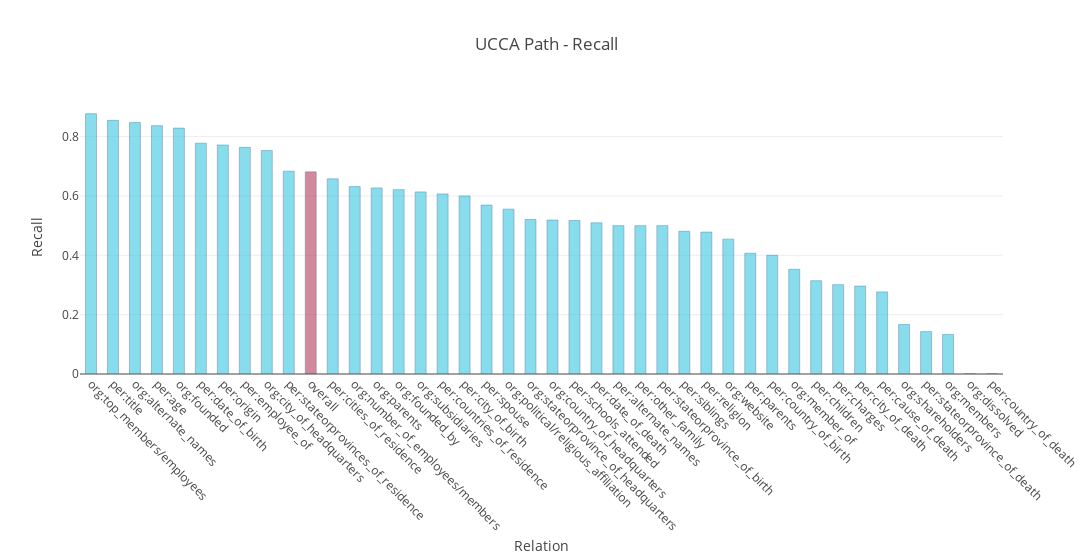

The notebook cell saved with this chart:
### Code cell
import plotly.graph_objs as go

trace1 = go.Bar(
    x=[stat[0] for stat in stats],
    y=[stat[2] for stat in stats],
    name='Pseudo Recall',
    width=0.5,
    marker=dict(
        color='rgb(158,202,225)',
        line=dict(
            color='rgb(8,48,107)',
            width=0.5),
        ),
    opacity=0.6
)

overall_index = next(i for (i, stat) in enumerate(stats) if stat[0] == 'overall')

colors = ['rgb(58,200,225)'] * len(stats)
colors[overall_index] = 'rgb(181,59,89)'


trace2 = go.Bar(
    x=[stat[0] for stat in stats],
    y=[stat[1] for stat in stats],
    name='Recall',
    width=0.5,
    marker=dict(
        color=colors,
        line=dict(
            color='rgb(8,48,107)',
            width=0.5),
        ),
    opacity=0.6
)

data = [trace2]
layout = go.Layout(
    title='UCCA Path - Recall',
    xaxis_title="Relation",
    yaxis_title="Recall",        
    barmode='overlay',
    width=1200,
    xaxis = go.layout.XAxis(
        tickangle = 45,
        automargin = True
        
    )
    
        
)

fig = go.Figure(data=data, layout=layout)
iplot(fig)

### Figure 1 — Plotly figure (JSON) as saved in the notebook; plotly's stock layout.template omitted (floating-point values rounded to 4 significant figures)
{"data": [{"marker": {"color": ["rgb(58,200,225)", "rgb(58,200,225)", "rgb(58,200,225)", "rgb(58,200,225)", "rgb(58,200,225)", "rgb(58,200,225)", "rgb(58,200,225)", "rgb(58,200,225)", "rgb(58,200,225)", "rgb(58,200,225)", "rgb(181,59,89)", "rgb(58,200,225)", "rgb(58,200,225)", "rgb(58,200,225)", "rgb(58,200,225)", "rgb(58,200,225)", "rgb(58,200,225)", "rgb(58,200,225)", "rgb(58,200,225)", "rgb(58,200,225)", "rgb(58,200,225)", "rgb(58,200,225)", "rgb(58,200,225)", "rgb(58,200,225)", "rgb(58,200,225)", "rgb(58,200,225)", "rgb(58,200,225)", "rgb(58,200,225)", "rgb(58,200,225)", "rgb(58,200,225)", "rgb(58,200,225)", "rgb(58,200,225)", "rgb(58,200,225)", "rgb(58,200,225)", "rgb(58,200,225)", "rgb(58,200,225)", "rgb(58,200,225)", "rgb(58,200,225)", "rgb(58,200,225)", "rgb(58,200,225)", "rgb(58,200,225)", "rgb(58,200,225)"], "line": {"color": "rgb(8,48,107)", "width": 0.5}}, "name": "Recall", "opacity": 0.6, "type": "bar", "uid": "9443567b-6147-418b-a20b-b731087f834a", "width": 0.5, "x": ["org:top_members/employees", "per:title", "org:alternate_names", "per:age", "org:founded", "per:date_of_birth", "per:origin", "per:employee_of", "org:city_of_headquarters", "per:stateorprovinces_of_residence", "overall", "per:cities_of_residence", "org:number_of_employees/members", "org:parents", "org:founded_by", "org:subsidiaries", "per:countries_of_residence", "per:city_of_birth", "per:spouse", "org:political/religious_affiliation", "org:stateorprovince_of_headquarters", "org:country_of_headquarters", "per:schools_attended", "per:date_of_death", "per:alternate_names", "per:other_family", "per:stateorprovince_of_birth", "per:siblings", "per:religion", "org:website", "per:parents", "per:country_of_birth", "org:member_of", "per:children", "per:charges", "per:city_of_death", "per:cause_of_death", "org:shareholders", "per:stateorprovince_of_death", "org:members", "org:dissolved", "per:country_of_death"], "y": [0.8772, 0.8548, 0.8473, 0.8368, 0.8286, 0.7778, 0.7717, 0.7638, 0.7532, 0.6835, 0.6812, 0.6576, 0.6316, 0.6271, 0.6212, 0.6136, 0.6069, 0.6, 0.5692, 0.5556, 0.5208, 0.5189, 0.5172, 0.5094, 0.5, 0.5, 0.5, 0.4808, 0.4783, 0.4545, 0.407, 0.4, 0.3529, 0.3143, 0.3011, 0.2963, 0.2766, 0.1667, 0.1429, 0.1333, 0, 0]}], "layout": {"barmode": "overlay", "title": {"text": "UCCA Path - Recall"}, "width": 1200, "xaxis": {"automargin": true, "tickangle": 45, "title": {"text": "Relation"}}, "yaxis": {"title": {"text": "Recall"}}}}
